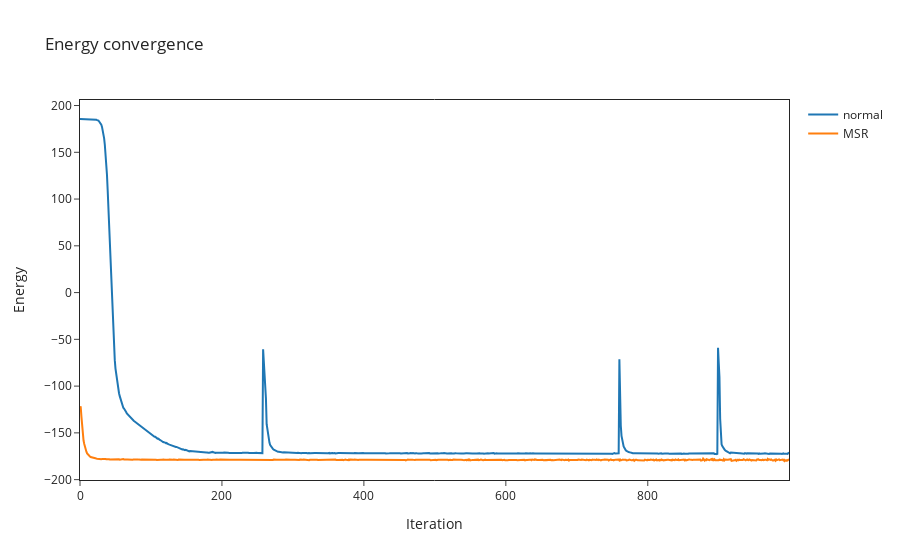

Notebook code cell kept with this figure:
### Markdown cell above
## Plotting the dependance of energy on the iteration number

### Code cell
# import the data from log file
OUT_NAME_suffixless="logs/RBM64_1.2_"
DS_AF_switch = 0 # 0...DS, 1...AF

no_of_runs = 2
data = []
for i in range(no_of_runs):
    data.append(json.load(open(OUT_NAME_suffixless+str(i)+".log")))
names = ["normal","MSR"]
if type(data[0]["Energy"]["Mean"]) == dict: #DTYPE in (np.complex128, np.complex64):#, np.float64):# and False:
    energy_convergence = [data[i]["Energy"]["Mean"]["real"] for i in range(no_of_runs)]
    # symmetry = [data[i]["symmetry"]["Mean"]["real"] for i in range(no_of_runs-use_MSR)]
else:
    energy_convergence = [data[i]["Energy"]["Mean"] for i in range(no_of_runs)]
    # symmetry = [data[i]["symmetry"]["Mean"] for i in range(no_of_runs-use_MSR)]
for i in range(no_of_runs):
    figure.add_trace(go.Scatter(
        x=data[i]["Energy"]["iters"], y=energy_convergence[i],
        name=names[i]
    ))
    # figure.add_trace(go.Scatter(
    #     x=data[i]["Energy"]["iters"], y=symmetry[i],
    #     name=names[i]+"_swap"
    # ))

#figure.add_hline(y=exact_gs_energy)
figure.update_layout(xaxis_title="Iteration",yaxis_title="Energy")
figure.show()

### Figure 1 — Plotly figure (JSON) as saved in the notebook; plotly's stock layout.template omitted (floating-point values rounded to 4 significant figures; data arrays with more than 128 entries replaced by an {"elided": "..."} marker saying what was removed)
{"data": [{"name": "normal", "type": "scatter", "x": {"elided": "1000 int values"}, "y": {"elided": "1000 float values"}}, {"name": "MSR", "type": "scatter", "x": {"elided": "1000 int values"}, "y": {"elided": "1000 float values"}}], "layout": {"title": {"text": "Energy convergence"}, "xaxis": {"mirror": true, "showline": true, "title": {"text": "Iteration"}}, "yaxis": {"mirror": true, "showline": true, "title": {"text": "Energy"}}}}
